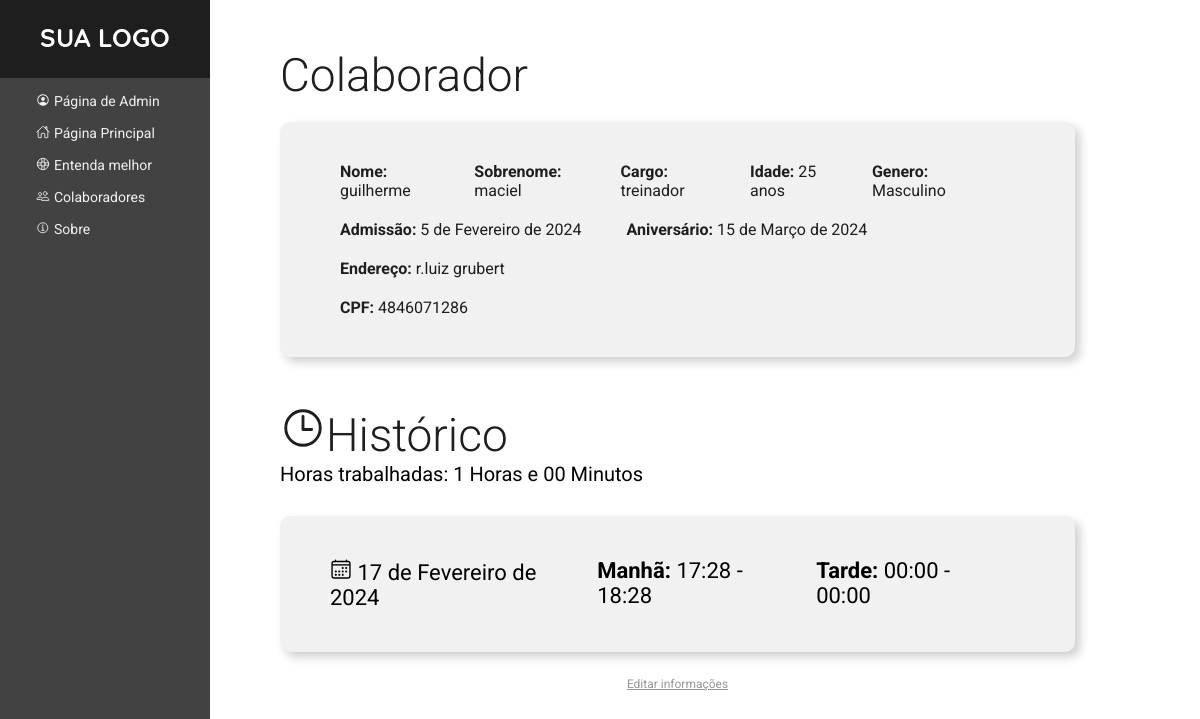
Page /colaborador-info/1 on the committed database.
### webpage/models.py (models this page shows, shortened)
class Funcionario(Model):
    nome = CharField(max_length=32, blank=False, null=False)
    sobrenome = CharField(max_length=32, blank=False, null=False)
    admissão = DateField(blank=False, null=False)
    cargo = ForeignKey(Cargo, on_delete=RESTRICT, default="Sem_cargo_denifido", blank=True, null=True)
    idade = IntegerField(
        validators=[
            MaxValueValidator(100),
            MinValueValidator(10)
        ], blank=False, null=False
     )
    genero = CharField(max_length=30,choices=[
        ('Masculino','Masculino'),
        ('Feminino','Feminino'),
        ('NA','Prefiro não opinar')])
    aniversário = DateField()
    endereço = CharField(max_length=75, blank=True, null=True)
    CPF = IntegerField(blank=True, null=True)

class Cargo(Model):
    cargo = CharField(max_length=50, blank=False, null=False)
    def __str__(self):
        return self.cargo

class CheckIn(Model):
    NOW = datetime.now
    funcionario = ForeignKey(Funcionario, on_delete=RESTRICT)
    dia = DateField(default=NOW)
    entrada_manha = TimeField(auto_now=False, auto_now_add=False, default=time(0,0), null=True,blank=True)
    saida_manha = TimeField(auto_now=False, auto_now_add=False, default=time(0,0), null=True,blank=True)
    entrada_tarde = TimeField(auto_now=False, auto_now_add=False, default=time(0,0), null=True,blank=True)
    saida_tarde = TimeField(auto_now=False, auto_now_add=False, default=time(0,0), null=True,blank=True)

### webpage/views.py (the view)
# urls.py: path('colaborador-info/<int:id>', detailEmployees, name='employeeinfo-view'),
def detailEmployees(request, id):
    employee_info = get_object_or_404(Funcionario, pk=id)
    checkin_list = CheckIn.objects.filter(funcionario=employee_info).order_by('-dia')
    paginator = Paginator(checkin_list, 32) # Tempo de carreira a ser mostrado
    page = request.GET.get('page')
    checkins = paginator.get_page(page)
    horas_trabalhadas = sum((checkin.saida_manha.hour - checkin.entrada_manha.hour) + (checkin.saida_tarde.hour - checkin.entrada_tarde.hour) for checkin in checkin_list)
    minutos_trabalhadas = sum((checkin.saida_manha.minute - checkin.entrada_manha.minute) + (checkin.saida_tarde.minute - checkin.entrada_tarde.minute) for checkin in checkin_list)
    horas_totais_trabalhadas = timedelta(days=0,hours=horas_trabalhadas,minutes=minutos_trabalhadas)
    horas_teste = str(horas_totais_trabalhadas)
    tempo_array = horas_teste.split(':')
    tempo_real = f"{tempo_array[0]} Horas e {tempo_array[1]} Minutos"
    return render(request, 'employees-info.html', {'employee_info': employee_info, 'checkins': checkins, 'horas_trabalhadas':tempo_real})

### webpage/templates/employees-info.html (shortened to what this page needs)
{% load static %}
<!DOCTYPE html>
<html lang="pt-br">
<head>
    <link rel="stylesheet" href="{% static 'css/style.css' %}">
</head>
<body>
    <aside class="sidebar">
        <header>
            <img src="{% static 'img/defaultlogo_small.png' %}" class="sidebar-img" alt="Seletos Lancamentos">
        </header>
        <ul class="siderbar-link-main">
            <li><a href="/admin/" class="sidebar-link" target="_blank" rel="noreferrer noopener">{% comment %}  {% endcomment %}
                <span class="sidebar-icon"><ion-icon name="person-circle-outline"></ion-icon></span>
                <span class="sidebar-text">Página de Admin</span>
            </a></li>
            <li><a href="{% url 'webpage:webpage-view' %}" class="sidebar-link">
                <span class="sidebar-icon"><ion-icon name="home-outline"></ion-icon></span>
                <span class="sidebar-text">Página Principal</span>
            </a></li>
            <li><a href="{% url 'webpage:homepage-view' %}" class="sidebar-link">
                <span class="sidebar-icon"><ion-icon name="help-buoy-outline"></ion-icon></ion-icon></span>
                <span class="sidebar-text">Entenda melhor</span>
            </a></li>
            <li><a href="{% url 'webpage:employeespage-view' %}" class="sidebar-link">{% comment %}  {% endcomment %}
                <span class="sidebar-icon"><ion-icon name="people-outline"></ion-icon></span>
                <span class="sidebar-text">Colaboradores</span>
            </a></li>
            <li><a href="{% url 'webpage:aboutpage-view' %}" class="sidebar-link">
                <span class="sidebar-icon"><ion-icon name="information-circle-outline"></ion-icon></ion-icon></span>
                <span class="sidebar-text">Sobre</span>
            </a></li>
        </ul>
    </aside>
    <main>
        <content>
            <h1 class="main-title">Colaborador</h1>
            <div class="desc-box">
                <content class="desc-row">
                    <p class="main-description">
                        <strong>Nome:</strong> {{ employee_info.nome }}
                    </p>
                    <p class="main-description">
                        <strong>Sobrenome:</strong> {{ employee_info.sobrenome }}
                    </p>
                    <p class="main-description">
                        <strong>Cargo:</strong> {{ employee_info.cargo }}
                    </p>
                    <p class="main-description">
                        <strong>Idade:</strong> {{ employee_info.idade }} anos
                    </p>
                    <p class="main-description">
                        <strong>Genero:</strong> {{ employee_info.genero }}
                    </p>
                </content>
                <content class="desc-row">
                    <p class="main-description">
                        <strong>Admissão:</strong> {{ employee_info.admissão }}
                    </p>
                    <p class="main-description">
                        <strong>Aniversário:</strong> {{ employee_info.aniversário }}
                    </p>
                </content>
                <content class="desc-row">
                    <p class="main-description">
                        <strong>Endereço:</strong> {{ employee_info.endereço }}
                    </p>
                </content>
                <content class="desc-row">
                    <p class="main-description">
                        <strong>CPF:</strong> {{ employee_info.CPF }}
                    </p>
                </content>
            </div>
            <h1 class="main-title" id="main-title-historic"><ion-icon name="time-outline"></ion-icon>Histórico</h1>
            <p class="carreer-time">Horas trabalhadas: {{horas_trabalhadas}}</p>
            <div class="check-box">
                {% for checkin in checkins %}
                <content class="check-row">
                    <p class="main-check">
                        <ion-icon name="calendar-outline"></ion-icon> {{checkin.dia}}
                    </p>
                    <p class="main-check">
                        <strong>Manhã:</strong> {{checkin.entrada_manha}} - {{checkin.saida_manha}}
                    </p>
                    <p class="main-check">
                        <strong>Tarde:</strong> {{checkin.entrada_tarde}} - {{checkin.saida_tarde}}
                    </p>
                </content>
                {% endfor %}
            </div>
        </content>
        <footer class="footer-buttons">
            <span>
                <a href="/admin/webpage/funcionario/{{ employee_info.id }}/change/?_to_field=id" class="footer-links" target="_blank" rel="noreferrer noopener">Editar informações</a>
            </span>
        </footer>
    </main>
</body>
</html>

### webpage/static/css/style.css (style rules this page uses)
body { margin: 0; font-family: 'Roboto', sans-serif; }
aside, .siderbar-link-main, .sidebar-img, .sidebar-link { margin: 0; padding: 0; list-style: none; text-decoration: none; }
.sidebar { left: 0; width: 210px; height: 100%; position: fixed; background: #424242; }
.sidebar > header { user-select: none; text-align: center; background-color: #1e1e1e; }
.sidebar-link { display: flex; margin: 0 34px; padding-top: 15px; justify-content: left; transition: all 0.3s ease 0s; }
.sidebar-text, .sidebar-icon { margin: 0 2px; font-size: 14px; color: #f1f1f1; }
.sidebar-img { padding: 15px 0; }
.main-title { padding: 48px 0 20px 0; margin: 0 125px 0 280px; font-size: 46px; font-weight: 300; color: #1e1e1e; }
.main-description { padding: 0 0 40px 0; margin: 0 125px 0 280px; font-weight: 400; color: #1e1e1e; }
.check-box { padding: 20px; margin: 0 125px 0 280px; border-radius: 10px; background-color: #f1f1f1; box-shadow: 5px 5px 10px #1e1e1e35; }
.check-row { margin: 0 30px; display: flex; flex-direction: row; justify-items: center; justify-content: left; }
.main-check { padding: 0 40px 0 0; font-size: 22px; font-weight: 400; }
#main-title-historic { padding-bottom: 0; }
.carreer-time { padding: 0 0 30px 0; margin: 0 125px 0 280px; font-size: 20px; }
.desc-row { margin: 0 30px; display: flex; flex-direction: row; justify-items: center; justify-content: left; }
.desc-row > p { margin: 0 45px 0 0; padding: 10px 0; }
.desc-box { padding: 30px; margin: 0 125px 0 280px; border-radius: 10px; background-color: #f1f1f1; box-shadow: 5px 5px 10px #1e1e1e35; }
.footer-buttons { padding: 25px 0 25px 0; margin: 0 125px 0 280px; font-size: 12px; font-weight: 400; text-align: center; }
.footer-links { color: #979797; }

### rows in the picture
Funcionario: nome "guilherme", sobrenome "maciel", cargo "treinador", idade "25", genero "Masculino", admissão "5 de Fevereiro de 2024", aniversário "15 de Março de 2024", endereço "r.luiz grubert", CPF "4846071286"
CheckIn: dia "17 de Fevereiro de 2024", entrada_manha "17:28", saida_manha "18:28", entrada_tarde "00:00", saida_tarde "00:00"

### other values in the picture
{{ horas_trabalhadas }} "1 Horas e 00 Minutos"
